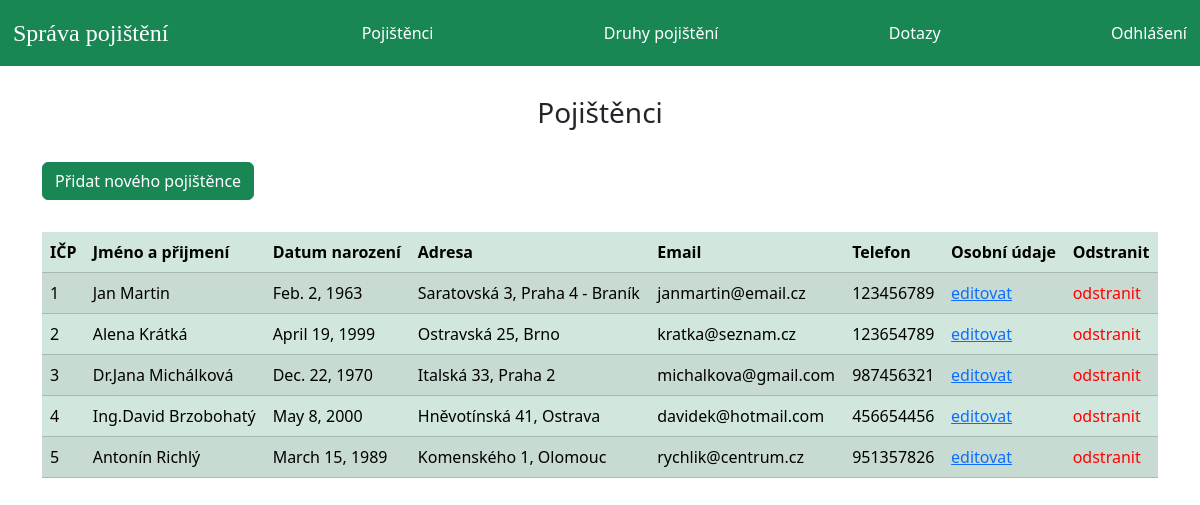
The page /pojistenci (signed in) on the database its author committed.
### pojistenec/models.py (models this page shows, shortened)
class Customer(models.Model):
    user = models.OneToOneField(User, on_delete=models.CASCADE)
    birth_date = models.DateField()
    address = models.CharField(max_length=40)
    email = models.EmailField()
    mobile = models.CharField(max_length=20, null=False)
    @property
    def get_name(self):
        return self.user.first_name + " " + self.user.last_name

### pojisteni/views.py (the view)
# urls.py: path('pojistenci', views.pojistenci_view, name='pojistenci'),
@login_required(login_url='adminlogin')
def pojistenci_view(request):
    customers = MODELY.Customer.objects.all()
    return render(request, 'pojisteni/pojistenci.html', {'customers': customers})

### templates/pojisteni/pojistenci.html (shortened to what this page needs)
{% extends 'pojisteni/adminbase.html' %}
{% block content %}
{%load static%}
{% load django_bootstrap5 %}
<head>
  {% bootstrap_css %}
</head>
<br>
<div class="container">
  <div class="panel panel-primary">
    <div class="panel-heading">
      <h3 class="panel-title">Pojištěnci</h3><br>
      <h6  class="btn btn-success"><a href="pridat-pojistence" style="text-decoration: none;color:white;">Přidat nového pojištěnce</a> </h6>
    </div><br>
    <table class="table table-success table-striped">
      <thead>
        <tr>
          <th>IČP</th>
          <th>Jméno a přijmení</th>
          <th>Datum narození</th>
          <th>Adresa</th>
          <th>Email</th>
          <th>Telefon</th>
          <th>Osobní údaje</th>
          <th>Odstranit</th>
        </tr>
      </thead>
      {% for t in customers %}
      <tr>
        <td>{{ forloop.counter }}</td>
        <td>{{t.get_name}}</td>
        <td>{{t.birth_date}}</td>
        <td>{{t.address}}</td>
        <td>{{t.email}}</td>
        <td>{{t.mobile}}</td>
        <td><a class="m-b-20" href="{% url 'aktualizace-pojistence' t.id  %}">editovat</a></td>
        <td><a class="m-b-20" style="text-decoration: none;color: red;" href="{% url 'odstraneni-pojistence' t.id  %}">odstranit</a></td>
      </tr>
      {% endfor %}
    </table>
  </div>
</div>
<br><br><br><br><br><br>
{% endblock content %}

### templates/pojisteni/pojistenci.html (style rules this page uses)
h3 { text-align: center; }

### rows shown on the page
Customer: get_name "Jan Martin", birth_date "Feb. 2, 1963", address "Saratovská 3, Praha 4 - Braník", email "janmartin@email.cz", mobile "123456789"
Customer: get_name "Alena Krátká", birth_date "April 19, 1999", address "Ostravská 25, Brno", email "kratka@seznam.cz", mobile "123654789"
Customer: get_name "Dr.Jana Michálková", birth_date "Dec. 22, 1970", address "Italská 33, Praha 2", email "michalkova@gmail.com", mobile "987456321"
Customer: get_name "Ing.David Brzobohatý", birth_date "May 8, 2000", address "Hněvotínská 41, Ostrava", email "davidek@hotmail.com", mobile "456654456"
Customer: get_name "Antonín Richlý", birth_date "March 15, 1989", address "Komenského 1, Olomouc", email "rychlik@centrum.cz", mobile "951357826"
